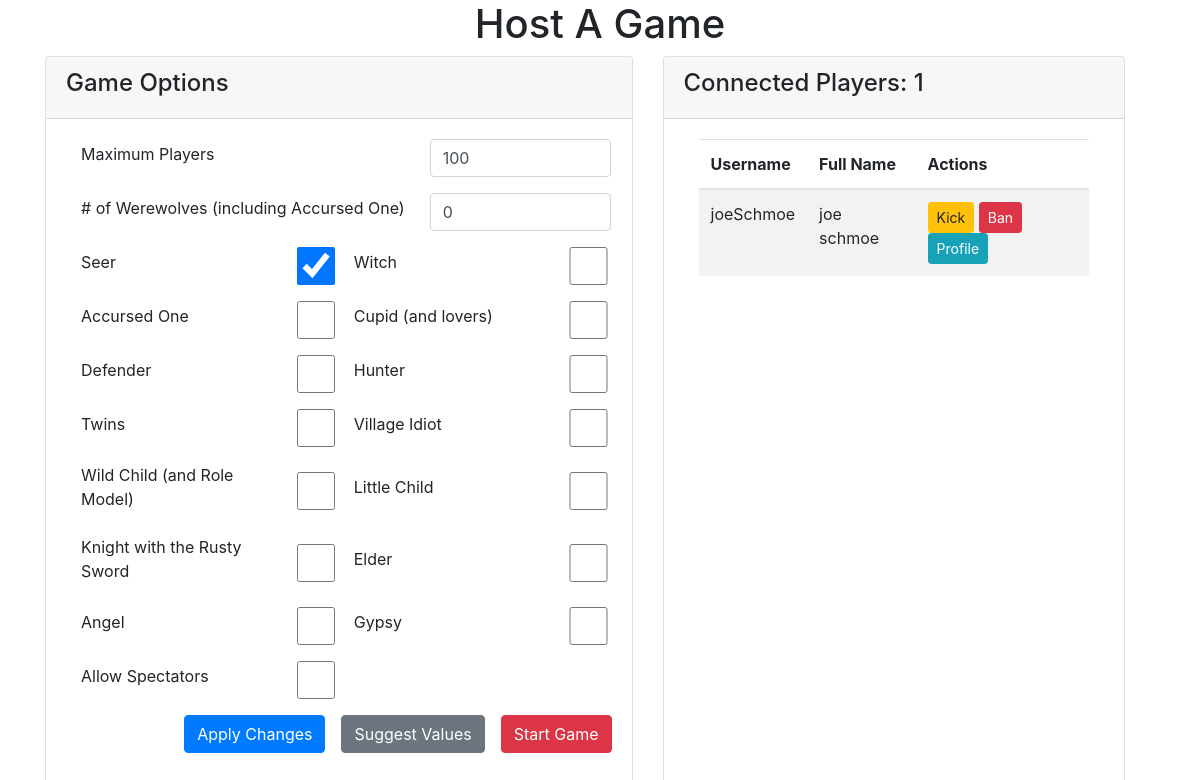
Before: /home/game/1 (signed in) with the older database file.
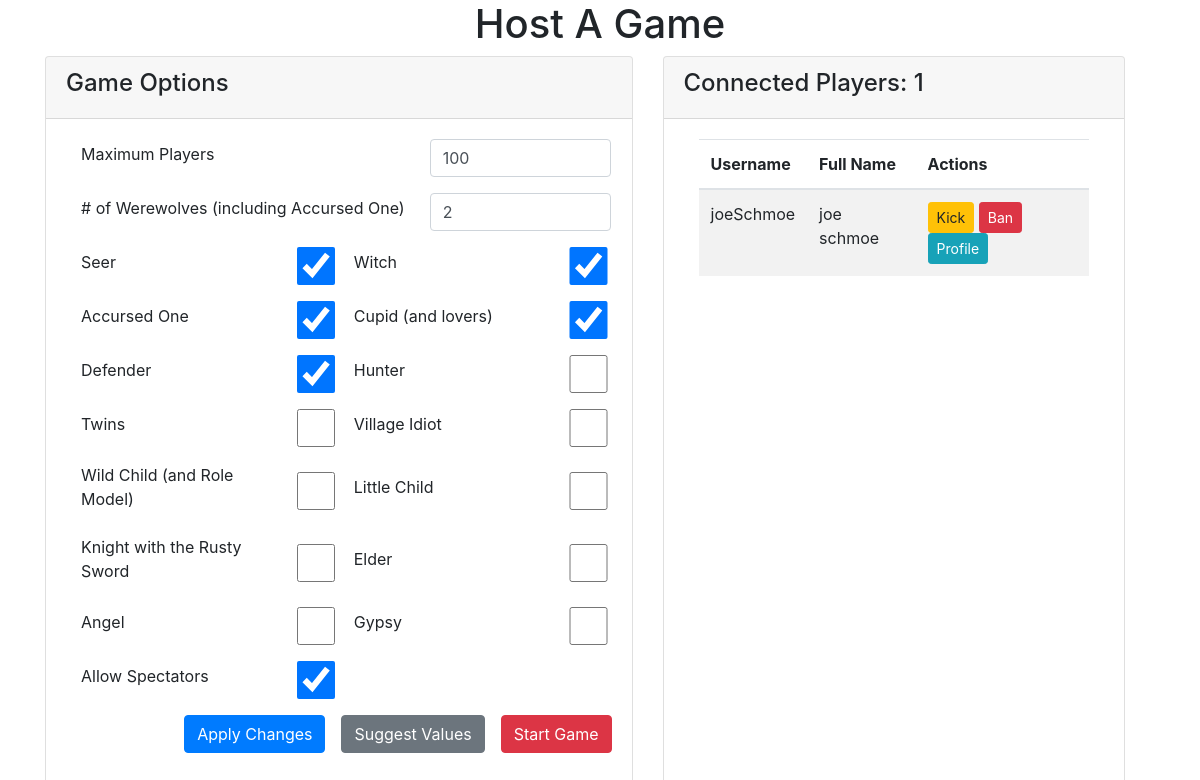
After: the same page with the newer database file.
### werewolf_app/models.py (models this page shows)
class Game(models.Model):
    objects = GameManager()
    max_players = models.IntegerField(default=100)
    num_werewolves = models.IntegerField(default=2)
    has_village_idiot = models.BooleanField(default=False)
    has_cupid = models.BooleanField(default=True)
    has_lovers = models.BooleanField(default=True)
    has_twins = models.BooleanField(default=False)
    has_accursed_one = models.BooleanField(default=True)
    has_seer = models.BooleanField(default=True)
    has_witch = models.BooleanField(default=True)
    has_defender = models.BooleanField(default=True)
    has_hunter = models.BooleanField(default=False)
    has_wild_child = models.BooleanField(default=False)
    has_role_model = models.BooleanField(default=False)
    has_little_child = models.BooleanField(default=False)
    has_rusty_knight = models.BooleanField(default=False)
    has_elder = models.BooleanField(default=False)
    has_angel = models.BooleanField(default=False)
    has_gypsy = models.BooleanField(default=False)
    allow_spectators = models.BooleanField(default=True)
    started = models.BooleanField(default=False) # whether the game has started or is still in lobby -- do we need this or can we just use turn number or phase?
    ended = models.BooleanField(default=False) # whether the game is over
    current_phase = models.CharField(max_length=45, default="Lobby") # Lobby, Night, Day
    current_turn = models.IntegerField(default=0) #what turn are we on
    winning_team = models.CharField(max_length=45, null=True) # for statistics, store who won this particular game in form of string such as "Villagers", "Werewolves", or "Lovers"
    join_key = models.CharField(max_length=45, null=True) # for joining a game manually by alphanumeric key
    created_at = models.DateTimeField(auto_now_add=True)
    updated_at = models.DateTimeField(auto_now=True)
    host = models.ForeignKey(User, related_name="games_hosted", on_delete=models.SET_NULL, null=True)
    players = models.ManyToManyField(User, related_name="games_joined") # I believe we need this in addition to roles for each player so we can have the players join the lobby before they are assigned roles.  I suppose an alternative owuld be to assign them a role initially by default that would be called something like "noRole" or "lobbyRole" etc

### login_app/models.py (models this page shows)
class User(models.Model):
    first_name = models.CharField(max_length=45)
    last_name = models.CharField(max_length=45)
    username = models.CharField(max_length=45)
    email = models.CharField(max_length=255)
    password = models.CharField(max_length=255)
    created_at = models.DateTimeField(auto_now_add=True)
    updated_at = models.DateTimeField(auto_now=True)
    objects = UserManager()

### werewolf_app/views.py (the view)
# urls.py: path('game/<int:gameID>', views.game),
def game(request, gameID): # game page
    if 'userID' not in request.session or request.session['userID'] == None:
        messages.error(request, "You must log in to view that page")
        return redirect('/')
    gameList = Game.objects.filter(id=gameID)
    if len(gameList) == 0: # prevent errors from users typing in an address of a non-existing game id
        messages.error(request, "No game with that ID found")
        return redirect('/home')
    currUser = User.objects.get(id=request.session['userID'])
    context = {
        'user': currUser,
        'game': gameList[0],
    }
    return render(request, 'gamePage.html', context)

### werewolf_app/templates/gamePage.html (shortened to what this page needs)
<!DOCTYPE html>
<html lang="en">
<head>
    <link rel="stylesheet" href="https://stackpath.bootstrapcdn.com/bootstrap/4.4.1/css/bootstrap.min.css">
    {% load static %}
</head>
<body>
    <div class="container">
        <div class="row text-center">
            <h1 class="col-md-12">Host A Game</h1>
        </div>
        <div class="row">
            <div class="card-deck col-md-12">
                <div class="card col-md-7">
                    <div class="card-header row">
                        <h4>Game Options</h4>
                    </div>
                    <div class="card-body">
                        {% if user == game.host %}
                            <form action="/home/game/{{game.id}}/update" class="form-horizontal" method="post">
                                <div class="form-group row align-items-center">
                                    <label for="max_players" class="control-label col-md-8">Maximum Players</label>
                                    <input type="number" name="max_players" class="form-control col-md-4" value={{game.max_players}} required>
                                </div>
                                <div class="form-group row align-items-center">
                                    <label for="num_werewolves" class="control-label col-md-8"># of Werewolves (including Accursed One)</label>
                                    <input type="number" name="num_werewolves" class="form-control col-md-4" value={{game.num_werewolves}} required>
                                </div>
                                <div class="form-group row align-items-center">
                                    <label for="seer" class="control-label col-md-5">Seer</label>
                                    <input type="checkbox" value=1 name="seer" class="form-control col-md-1" {% if game.has_seer %}checked{% endif %}>
                                    <label for="witch" class="control-label col-md-5">Witch</label>
                                    <input type="checkbox" value=1 name="witch" class="form-control col-md-1" {% if game.has_witch %}checked{% endif %}>
                                </div>
                                <div class="form-group align-items-center row">
                                    <label for="accursed_one" class="control-label col-md-5">Accursed One</label>
                                    <input type="checkbox" value=1 name="accursed_one" class="form-control col-md-1" {% if game.has_accursed_one %}checked{% endif %}>
                                    <label for="cupid" class="control-label col-md-5">Cupid (and lovers)</label>
                                    <input type="checkbox" value=1 name="cupid" class="form-control col-md-1" {% if game.has_cupid %}checked{% endif %}>
                                </div>
                                <div class="form-group row align-items-center">
                                    <label for="defender" class="control-label col-md-5">Defender</label>
                                    <input type="checkbox" value=1 name="defender" class="form-control col-md-1" {% if game.has_defender %}checked{% endif %}>
                                    <label for="hunter" class="control-label col-md-5">Hunter</label>
                                    <input type="checkbox" value=1 name="hunter" class="form-control col-md-1" {% if game.has_hunter %}checked{% endif %}>
                                </div>
                                <div class="form-group row align-items-center">
                                    <label for="twins" class="control-label col-md-5">Twins</label>
                                    <input type="checkbox" value=1 name="twins" class="form-control col-md-1" {% if game.has_twins %}checked{% endif %}>
                                    <label for="village_idiot" class="control-label col-md-5">Village Idiot</label>
                                    <input type="checkbox" value=1 name="village_idiot" class="form-control col-md-1" {% if game.has_village_idiot %}checked{% endif %}>
                                </div>
                                <div class="form-group row align-items-center">
                                    <label for="wild_child" class="control-label col-md-5">Wild Child (and Role Model)</label>
                                    <input type="checkbox" value=1 name="wild_child" class="form-control col-md-1" {% if game.has_wild_child %}checked{% endif %}>
                                    <label for="little_child" class="control-label col-md-5">Little Child</label>
                                    <input type="checkbox" value=1 name="little_child" class="form-control col-md-1" {% if game.has_little_child %}checked{% endif %}>
                                </div>
                                <div class="form-group row align-items-center">
                                    <label for="rusty_knight" class="control-label col-md-5">Knight with the Rusty Sword</label>
                                    <input type="checkbox" value=1 name="rusty_knight" class="form-control col-md-1" {% if game.has_rusty_knight %}checked{% endif %}>
                                    <label for="elder" class="control-label col-md-5">Elder</label>
                                    <input type="checkbox" value=1 name="elder" class="form-control col-md-1" {% if game.has_elder %}checked{% endif %}>
                                </div>
                                <div class="form-group row align-items-center">
                                    <label for="angel" class="control-label col-md-5">Angel</label>
                                    <input type="checkbox" value=1 name="angel" class="form-control col-md-1" {% if game.has_angel %}checked{% endif %}>
                                    <label for="gypsy" class="control-label col-md-5">Gypsy</label>
                                    <input type="checkbox" value=1 name="gypsy" class="form-control col-md-1" {% if game.has_gypsy %}checked{% endif %}>
                                </div>
                                <div class="form-group row align-items-center">
                                    <label for="allow_spectators" class="control-label col-md-5">Allow Spectators</label>
                                    <input type="checkbox" value=1 name="allow_spectators" class="form-control col-md-1" {% if game.allow_spectators %}checked{% endif %}>
                                </div>
                                <div class="form-group row align-items-center justify-content-end">
                                    <button type="submit" name="submitAction" value="update" class="btn btn-primary mr-3">Apply Changes</button>
                                    <a href="#" class="btn btn-secondary mr-3">Suggest Values</a>
                                    <button type="submit" name="submitAction" value="start" class="btn btn-danger">Start Game</button>
                                </div>
                            </form>
                        {% else %}
                        show option values for players
                        {% endif %}
                    </div>
                </div>
                <div class="card col-md-5">
                    <div class="card-header row">
                        <h4>Connected Players: {{game.players.all|length|add:"-1"}}</h4>
                    </div>
                    <div class="card-body">
                        <table class="table table-striped">
                            <thead>
                                <tr>
                                    <th scope="col">Username</th>
                                    <th scope="col">Full Name</th>
                                    <th scope="col">Actions</th>
                                </tr>
                            </thead>
                            <tbody>
                                {% for player in game.players.all %}
                                    {% if player != game.host %}
                                        <tr>
                                            <td>{{player.username}}</td>
                                            <td>{{player.first_name}} {{player.last_name}}</td>
                                            <td>
                                                {% if user == game.host %}
                                                    <a href="/home/game/{{game.id}}/kick/{{player.id}}" class="btn btn-sm btn-warning">Kick</a>
                                                    <a href="/home/game/{{game.id}}/ban/{{player.id}}" class="btn btn-sm btn-danger">Ban</a>
                                                {% endif %}
                                                <a href="/home/users/{{player.id}}" class="btn btn-sm btn-info">Profile</a>
                                            </td>
                                        </tr>
                                    {% endif %}
                                {% endfor %}
                            </tbody>
                        </table>
                    </div>
                </div>
            </div>
        </div>
    </div>
</body>
</html>

Changed rows visible on the page:
changed Game id 1: num_werewolves "0" → "2"; has_witch "☐" → "☑"; has_accursed_one "☐" → "☑"; has_cupid "☐" → "☑"; has_defender "☐" → "☑"; allow_spectators "☐" → "☑"
